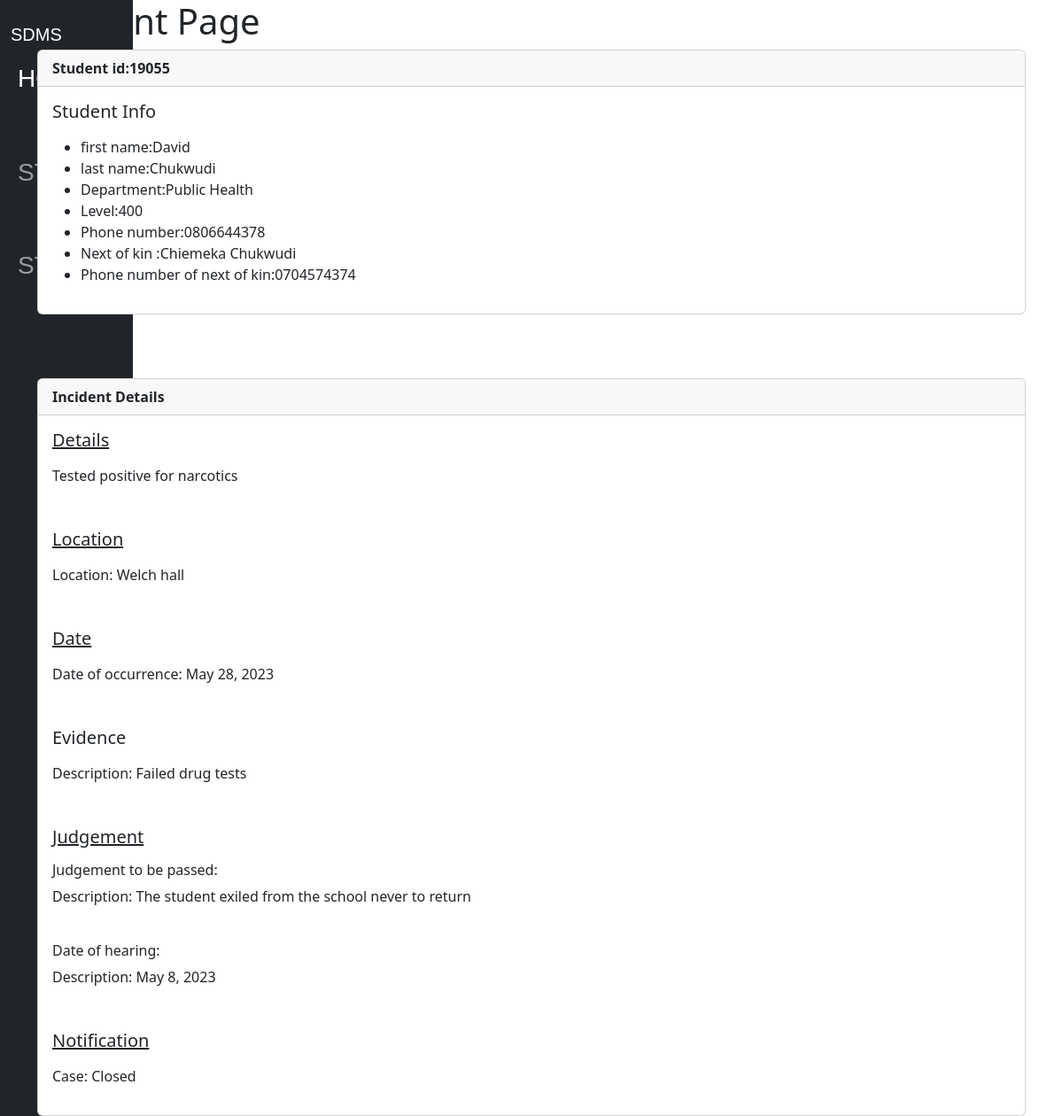
The app's page /student/19055/ (signed in) with its own data.
### main/models.py (models this page shows, shortened)
class Student(models.Model):
    Stud_ID = models.IntegerField(primary_key=True)
    FName = models.CharField(max_length=50)
    LName = models.CharField(max_length=50)
    Dept = models.CharField(max_length=45)
    Levl = models.IntegerField()
    Phone_No = models.CharField(max_length=11)
    Next_of_Kin = models.CharField(max_length=50)
    password=models.CharField(max_length=6)
    Next_of_Kin_Phone_No = models.CharField(max_length=11)

class Incidents(models.Model):
    Incident_No = models.CharField(max_length=5, primary_key=True)
    Date_of_Occurence = models.DateField()
    Location = models.CharField(max_length=25)
    Descr = models.TextField()
    Stud_ID = models.ForeignKey(Student, on_delete=models.CASCADE)

class Evidence(models.Model):
    Evidence_No = models.CharField(max_length=5, primary_key=True)
    Ev_Type = models.CharField(max_length=30)
    Details = models.TextField()
    Incident_No = models.ForeignKey(Incidents, on_delete=models.CASCADE)
    Stud_ID = models.ForeignKey(Student, on_delete=models.CASCADE)

class Disciplinary_Actions(models.Model):
    Case_No = models.CharField(max_length=5, primary_key=True)
    Date_of_Hearing = models.DateField()
    Penance_Type = models.CharField(max_length=50)
    Penance_Details = models.TextField()
    Stud_ID = models.ForeignKey(Student, on_delete=models.CASCADE)
    Incident_No = models.ForeignKey(Incidents, on_delete=models.CASCADE)

class Records(models.Model):
    Record_No = models.CharField(max_length=5, primary_key=True)
    Case_Status = models.CharField(max_length=50)
    Stud_ID = models.ForeignKey(Student, on_delete=models.CASCADE)
    Incident_No = models.ForeignKey(Incidents, on_delete=models.CASCADE)
    Case_No = models.ForeignKey(Disciplinary_Actions, on_delete=models.CASCADE)

### main/views.py (the view)
# urls.py: path('student/<int:pk>/',views.student,name='student'),
def student(request,pk):
    students = get_object_or_404(Student, pk=pk)
    incidents = Incidents.objects.filter(Stud_ID=pk)
    discipline = Disciplinary_Actions.objects.filter(Stud_ID=pk)
    record = Records.objects.filter(Stud_ID=pk)
    evidence = Evidence.objects.filter(Stud_ID=pk)
    return render(request,'student.html',{'students':students,'incidents':incidents, 'discipline':discipline,'record':record,'evidence':evidence})

### main/Templates/student.html
{%extends 'base.html' %}
{% block content %}
<h1> Student Page</h1>
<div class="card">
    <div class="card-header">
      <strong>Student id:{{students.Stud_ID}}</strong>
    </div>
    <div class="card-body">
      <h5 class="card-title">Student Info</h5>
      <p class="card-text">
    <ul>
        <li>first name:{{students.FName}}</li>
        <li>last name:{{students.LName}}</li>
        <li>Department:{{students.Dept}}</li>
        <li>Level:{{students.Levl}}</li>
        <li>Phone number:{{students.Phone_No}}</li>
        <li>Next of kin :{{students.Next_of_Kin}}</li>
        <li>Phone number of next of kin:{{students.Next_of_Kin_Phone_No}}</li>
    </ul>
      </p>
    </div>
  </div>
<br/>
<br/>
<br/>
<div class="card">
  <div class="card-header">
    <strong>Incident Details</strong>
  </div>
  <div class="card-body">
    <u><h5 class="card-title">Details</h5></u>
    <p class="card-text">
      {% for incident in incidents %}
          <p>{{ incident.Descr }}</p>
      {% endfor %}
    </p>
  </div>
  <div class="card-body">
    <u><h5 class="card-title">Location</h5></u>
    <p class="card-text">
      {% for incident in incidents %}
          <p>Location: {{ incident.Location }}</p>
      {% endfor %}
    </p>
  </div>
  <div class="card-body">
    <u><h5 class="card-title">Date</h5></u>
    <p class="card-text">
      {% for incident in incidents %}
          <p>Date of occurrence: {{ incident.Date_of_Occurence }}</p>
      {% endfor %}
    </p>
  </div>
  <div class="card-body">
    <h5 class="card-title">Evidence</h5>
    <p class="card-text">
      {% for evi in evidence %}
      <p>Description: {{ evi.Details }}</p>
      {% endfor %}
    </p>
  </div>
  <div class="card-body">
    <u><h5 class="card-title">Judgement</h5></u>
    <p class="card-text">
      <h6> Judgement to be passed:</h6> {% for disc in discipline %}
      <p>Description: {{ disc.Penance_Details }}</p>
  {% endfor %}
      <br/>
      <h6>Date of hearing:</h6>{% for disc in discipline %}
      <p>Description: {{ disc.Date_of_Hearing }}</p>
  {% endfor %}
    </p>
  </div>
  <div class="card-body">
    <u><h5 class="card-title">Notification</h5></u>
    <p class="card-text">
      {% for rec in record %}
      <p>Case: {{ rec.Case_Status}}</p>
  {% endfor %}
    </p>
  </div>
</div>
{% endblock %}

### records on screen
Student: Stud_ID "19055", FName "David", LName "Chukwudi", Dept "Public Health", Levl "400", Phone_No "0806644378", Next_of_Kin "Chiemeka Chukwudi", Next_of_Kin_Phone_No "0704574374"
Incidents: Descr "Tested positive for narcotics", Location "Welch hall", Date_of_Occurence "May 28, 2023"
Evidence: Details "Failed drug tests"
Disciplinary_Actions: Penance_Details "The student exiled from the school never to return", Date_of_Hearing "May 8, 2023"
Records: Case_Status "Closed"
